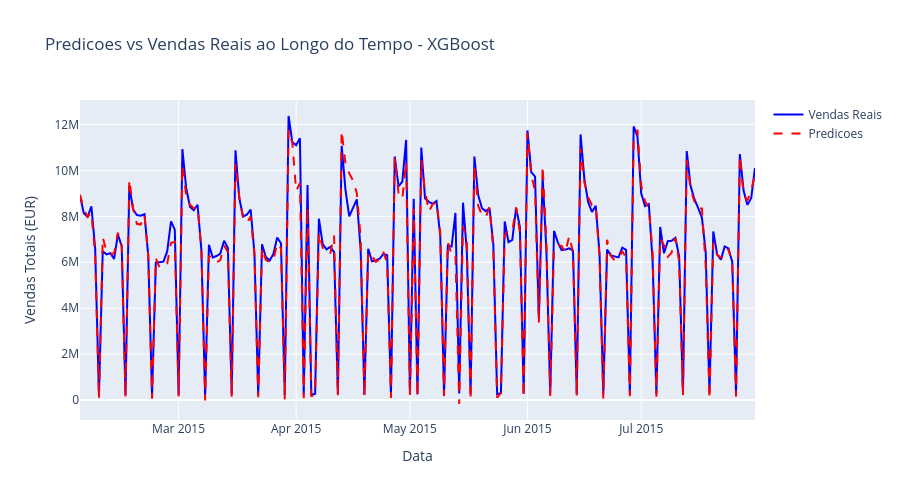

This figure's notebook cell:
### Code cell
# PREDICOES TEMPORAIS - SERIE TEMPORAL

# Agregar predicoes por data
test_with_predictions = test_data.copy()
test_with_predictions['Predicted'] = best_results['y_pred_test']

# Vendas totais por dia
daily_comparison = test_with_predictions.groupby('Date').agg({
    'Sales': 'sum',
    'Predicted': 'sum'
}).reset_index()

fig = go.Figure()

fig.add_trace(go.Scatter(
    x=daily_comparison['Date'],
    y=daily_comparison['Sales'],
    mode='lines',
    name='Vendas Reais',
    line=dict(color='blue', width=2)
))

fig.add_trace(go.Scatter(
    x=daily_comparison['Date'],
    y=daily_comparison['Predicted'],
    mode='lines',
    name='Predicoes',
    line=dict(color='red', width=2, dash='dash')
))

fig.update_layout(
    title=f'Predicoes vs Vendas Reais ao Longo do Tempo - {best_model_name}',
    xaxis_title='Data',
    yaxis_title='Vendas Totais (EUR)',
    height=500,
    hovermode='x unified'
)
fig.write_html("../images/time_series_predictions.html")
fig.show()

# Calcular erro medio diario
daily_comparison['Error'] = daily_comparison['Sales'] - daily_comparison['Predicted']
daily_comparison['Error_Pct'] = (daily_comparison['Error'] / daily_comparison['Sales'] * 100)

print(f"\nERRO MEDIO DIARIO:")
print(f"   Erro Absoluto Medio: EUR {daily_comparison['Error'].abs().mean():,.2f}")
print(f"   Erro Percentual Medio: {daily_comparison['Error_Pct'].abs().mean():.2f}%")

### Figure 1 — Plotly figure (JSON) as saved in the notebook; plotly's stock layout.template omitted (floating-point values rounded to 4 significant figures; data arrays with more than 128 entries replaced by an {"elided": "..."} marker saying what was removed)
{"data": [{"line": {"color": "blue", "width": 2}, "mode": "lines", "name": "Vendas Reais", "type": "scatter", "x": {"elided": "179 str values"}, "y": {"elided": "179 int values"}}, {"line": {"color": "red", "dash": "dash", "width": 2}, "mode": "lines", "name": "Predicoes", "type": "scatter", "x": {"elided": "179 str values"}, "y": {"elided": "179 float values"}}], "layout": {"height": 500, "hovermode": "x unified", "title": {"text": "Predicoes vs Vendas Reais ao Longo do Tempo - XGBoost"}, "xaxis": {"title": {"text": "Data"}}, "yaxis": {"title": {"text": "Vendas Totais (EUR)"}}}}
